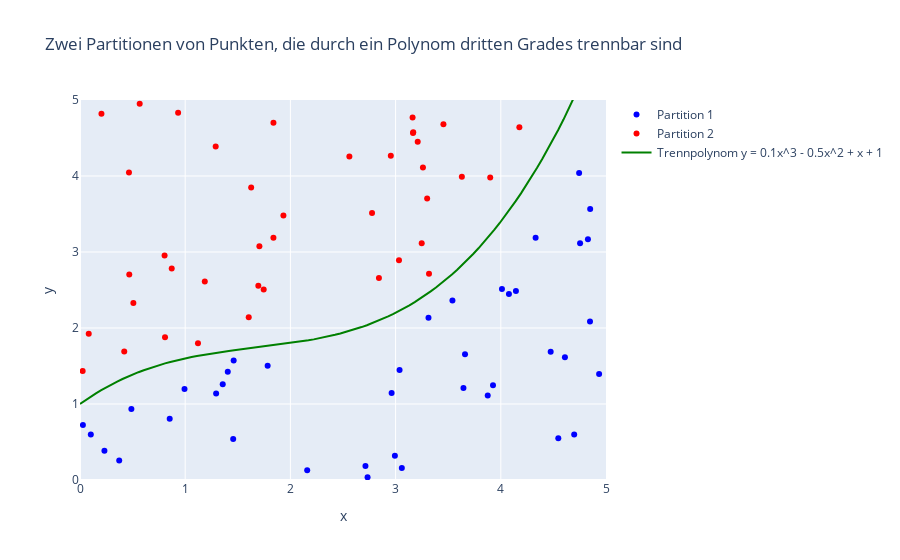

Here is the notebook cell this chart was saved with:
### Code cell
import numpy as np
import plotly.graph_objects as go

# Anzahl der Punkte
n_points = 80
n_partition = n_points // 2

# Generiere Zufallspunkte zwischen 0 und 5 für beide Partitionen
np.random.seed(42)

# Polynomiale Trennungsfunktion: y = 0.1x^3 - 0.5x^2 + x + 1
def polynomial(x):
    return 0.1 * x**3 - 0.5 * x**2 + x + 1

# Partition 1: Punkte unter dem Polynom
x1 = np.random.uniform(0, 5, n_partition * 2)  # Mehr Punkte generieren, um genug gültige zu finden
y1 = np.random.uniform(0, 5, n_partition * 2)
mask1 = y1 < polynomial(x1)  # Bedingung für Partition 1
x1, y1 = x1[mask1][:n_partition], y1[mask1][:n_partition]  # Auf 40 Punkte beschränken

# Partition 2: Punkte über dem Polynom
x2 = np.random.uniform(0, 5, n_partition * 2)  # Mehr Punkte generieren, um genug gültige zu finden
y2 = np.random.uniform(0, 5, n_partition * 2)
mask2 = y2 >= polynomial(x2)  # Bedingung für Partition 2
x2, y2 = x2[mask2][:n_partition], y2[mask2][:n_partition]  # Auf 40 Punkte beschränken

# Erstellen der Visualisierung mit plotly
fig = go.Figure()

# Punkte der ersten Partition
fig.add_trace(go.Scatter(x=x1, y=y1, mode='markers', name='Partition 1', marker=dict(color='blue')))

# Punkte der zweiten Partition
fig.add_trace(go.Scatter(x=x2, y=y2, mode='markers', name='Partition 2', marker=dict(color='red')))

# Zeichne das Trennungspolynom y = 0.1x^3 - 0.5x^2 + x + 1
x_line = np.linspace(0, 5, 100)
y_line = polynomial(x_line)
fig.add_trace(go.Scatter(x=x_line, y=y_line, mode='lines', name='Trennpolynom y = 0.1x^3 - 0.5x^2 + x + 1', line=dict(color='green')))

# Layout-Einstellungen
fig.update_layout(
    title='Zwei Partitionen von Punkten, die durch ein Polynom dritten Grades trennbar sind',
    xaxis_title='x',
    yaxis_title='y',
    xaxis=dict(range=[0, 5]),
    yaxis=dict(range=[0, 5]),
    height = 700
)

# Visualisierung anzeigen
fig.show()

### Figure 1 — Plotly figure (JSON) as saved in the notebook; plotly's stock layout.template omitted (floating-point values rounded to 4 significant figures)
{"data": [{"marker": {"color": "blue"}, "mode": "markers", "name": "Partition 1", "type": "scatter", "x": [4.754, 3.66, 2.993, 4.331, 3.54, 0.1029, 4.85, 2.16, 1.456, 3.059, 1.461, 3.926, 2.962, 0.2323, 3.038, 0.8526, 4.744, 4.828, 0.4884, 4.547, 1.294, 3.313, 2.734, 4.848, 3.876, 4.697, 4.474, 4.609, 1.357, 4.144, 1.784, 1.405, 2.713, 4.011, 0.3728, 4.934, 0.9936, 0.02761, 4.077, 3.645], "y": [3.116, 1.654, 0.3178, 3.188, 2.361, 0.598, 3.566, 0.1271, 0.5395, 0.1571, 1.572, 1.246, 1.144, 0.3849, 1.449, 0.8061, 4.041, 3.167, 0.9329, 0.5503, 1.14, 2.136, 0.03476, 2.087, 1.111, 0.5993, 1.688, 1.616, 1.259, 2.486, 1.504, 1.424, 0.1844, 2.513, 0.2574, 1.393, 1.198, 0.7245, 2.447, 1.21]}, {"marker": {"color": "red"}, "mode": "markers", "name": "Partition 2", "type": "scatter", "x": [1.839, 3.162, 3.168, 4.177, 1.604, 0.9326, 0.2039, 2.954, 0.08294, 2.56, 0.8718, 3.455, 1.934, 1.705, 0.5674, 1.29, 3.3, 2.776, 0.4655, 3.166, 1.695, 1.746, 3.63, 3.899, 3.21, 0.4207, 0.8081, 3.032, 0.5074, 3.318, 0.02531, 0.804, 3.26, 1.121, 1.186, 1.627, 3.248, 2.842, 0.4684, 1.839], "y": [4.702, 4.77, 4.574, 4.642, 2.141, 4.833, 4.818, 4.265, 1.925, 4.256, 2.784, 4.681, 3.48, 3.075, 4.95, 4.387, 3.704, 3.512, 4.047, 4.566, 2.557, 2.508, 3.991, 3.979, 4.45, 1.69, 1.878, 2.891, 2.328, 2.713, 1.433, 2.954, 4.113, 1.801, 2.611, 3.85, 3.114, 2.657, 2.703, 3.187]}, {"line": {"color": "green"}, "mode": "lines", "name": "Trennpolynom y = 0.1x^3 - 0.5x^2 + x + 1", "type": "scatter", "x": [0, 0.05051, 0.101, 0.1515, 0.202, 0.2525, 0.303, 0.3535, 0.404, 0.4545, 0.5051, 0.5556, 0.6061, 0.6566, 0.7071, 0.7576, 0.8081, 0.8586, 0.9091, 0.9596, 1.01, 1.061, 1.111, 1.162, 1.212, 1.263, 1.313, 1.364, 1.414, 1.465, 1.515, 1.566, 1.616, 1.667, 1.717, 1.768, 1.818, 1.869, 1.919, 1.97, 2.02, 2.071, 2.121, 2.172, 2.222, 2.273, 2.323, 2.374, 2.424, 2.475, 2.525, 2.576, 2.626, 2.677, 2.727, 2.778, 2.828, 2.879, 2.929, 2.98, 3.03, 3.081, 3.131, 3.182, 3.232, 3.283, 3.333, 3.384, 3.434, 3.485, 3.535, 3.586, 3.636, 3.687, 3.737, 3.788, 3.838, 3.889, 3.939, 3.99, 4.04, 4.091, 4.141, 4.192, 4.242, 4.293, 4.343, 4.394, 4.444, 4.495, 4.545, 4.596, 4.646, 4.697, 4.747, 4.798, 4.848, 4.899, 4.949, 5], "y": [1, 1.049, 1.096, 1.14, 1.182, 1.222, 1.26, 1.295, 1.329, 1.361, 1.39, 1.418, 1.445, 1.469, 1.492, 1.514, 1.534, 1.553, 1.571, 1.588, 1.603, 1.617, 1.631, 1.644, 1.656, 1.667, 1.677, 1.687, 1.697, 1.706, 1.715, 1.724, 1.732, 1.741, 1.749, 1.758, 1.766, 1.775, 1.784, 1.794, 1.804, 1.815, 1.826, 1.838, 1.85, 1.864, 1.878, 1.894, 1.91, 1.928, 1.947, 1.967, 1.989, 2.012, 2.037, 2.063, 2.091, 2.121, 2.152, 2.186, 2.222, 2.259, 2.299, 2.341, 2.385, 2.432, 2.481, 2.533, 2.588, 2.645, 2.705, 2.768, 2.833, 2.902, 2.974, 3.049, 3.127, 3.209, 3.293, 3.382, 3.474, 3.569, 3.669, 3.772, 3.879, 3.99, 4.105, 4.224, 4.347, 4.475, 4.606, 4.743, 4.883, 5.028, 5.178, 5.333, 5.492, 5.657, 5.826, 6]}], "layout": {"autosize": true, "title": {"text": "Zwei Partitionen von Punkten, die durch ein Polynom dritten Grades trennbar sind"}, "xaxis": {"range": [0, 5], "title": {"text": "x"}, "type": "linear"}, "yaxis": {"range": [0, 5], "title": {"text": "y"}, "type": "linear"}}}
